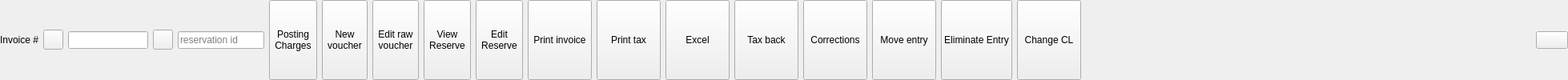
    <widget class="QWidget" name="widget" native="true">
     <property name="focusPolicy">
      <enum>Qt::ClickFocus</enum>
     </property>
     <layout class="QHBoxLayout" name="horizontalLayout">
      <property name="leftMargin">
       <number>0</number>
      </property>
      <property name="topMargin">
       <number>0</number>
      </property>
      <property name="rightMargin">
       <number>0</number>
      </property>
      <property name="bottomMargin">
       <number>0</number>
      </property>
      <item>
       <widget class="QLabel" name="label">
        <property name="focusPolicy">
         <enum>Qt::ClickFocus</enum>
        </property>
        <property name="text">
         <string>Invoice #</string>
        </property>
       </widget>
      </item>
      <item>
       <widget class="QPushButton" name="btnPreviouse">
        <property name="sizePolicy">
         <sizepolicy hsizetype="Fixed" vsizetype="Fixed">
          <horstretch>0</horstretch>
          <verstretch>0</verstretch>
         </sizepolicy>
        </property>
        <property name="maximumSize">
         <size>
          <width>25</width>
          <height>25</height>
         </size>
        </property>
        <property name="focusPolicy">
         <enum>Qt::ClickFocus</enum>
        </property>
        <property name="toolTip">
         <string>Previouse invoice</string>
        </property>
        <property name="text">
         <string/>
        </property>
        <property name="icon">
         <iconset resource="res.qrc">
          <normaloff>:/images/left.png</normaloff>:/images/left.png</iconset>
        </property>
       </widget>
      </item>
      <item>
       <widget class="EQLineEdit" name="leInvoice">
        <property name="minimumSize">
         <size>
          <width>100</width>
          <height>0</height>
         </size>
        </property>
        <property name="maximumSize">
         <size>
          <width>100</width>
          <height>16777215</height>
         </size>
        </property>
        <property name="focusPolicy">
         <enum>Qt::ClickFocus</enum>
        </property>
       </widget>
      </item>
      <item>
       <widget class="QPushButton" name="btnNext">
        <property name="sizePolicy">
         <sizepolicy hsizetype="Fixed" vsizetype="Fixed">
          <horstretch>0</horstretch>
          <verstretch>0</verstretch>
         </sizepolicy>
        </property>
        <property name="maximumSize">
         <size>
          <width>25</width>
          <height>25</height>
         </size>
        </property>
        <property name="focusPolicy">
         <enum>Qt::ClickFocus</enum>
        </property>
        <property name="toolTip">
         <string>Next invoice</string>
        </property>
        <property name="text">
         <string/>
        </property>
        <property name="icon">
         <iconset resource="res.qrc">
          <normaloff>:/images/right.png</normaloff>:/images/right.png</iconset>
        </property>
       </widget>
      </item>
      <item>
       <widget class="EQLineEdit" name="leReservationId">
        <property name="focusPolicy">
         <enum>Qt::ClickFocus</enum>
        </property>
        <property name="readOnly">
         <bool>true</bool>
        </property>
        <property name="placeholderText">
         <string>reservation id</string>
        </property>
       </widget>
      </item>
      <item>
       <widget class="QToolButton" name="btnPostingCharges">
        <property name="sizePolicy">
         <sizepolicy hsizetype="Fixed" vsizetype="Fixed">
          <horstretch>0</horstretch>
          <verstretch>0</verstretch>
         </sizepolicy>
        </property>
        <property name="minimumSize">
         <size>
          <width>0</width>
          <height>0</height>
         </size>
        </property>
        <property name="maximumSize">
         <size>
          <width>16777215</width>
          <height>21212</height>
         </size>
        </property>
        <property name="focusPolicy">
         <enum>Qt::ClickFocus</enum>
        </property>
        <property name="text">
         <string>Posting
Charges</string>
        </property>
        <property name="icon">
         <iconset resource="res.qrc">
          <normaloff>:/images/charge.png</normaloff>:/images/charge.png</iconset>
        </property>
        <property name="iconSize">
         <size>
          <width>20</width>
          <height>20</height>
         </size>
        </property>
        <property name="toolButtonStyle">
         <enum>Qt::ToolButtonTextBesideIcon</enum>
        </property>
       </widget>
      </item>
      <item>
       <widget class="QToolButton" name="btnNewVaucher">
        <property name="sizePolicy">
         <sizepolicy hsizetype="Fixed" vsizetype="Fixed">
          <horstretch>0</horstretch>
          <verstretch>0</verstretch>
         </sizepolicy>
        </property>
        <property name="minimumSize">
         <size>
          <width>0</width>
          <height>0</height>
         </size>
        </property>
        <property name="maximumSize">
         <size>
          <width>16777215</width>
          <height>21212</height>
         </size>
        </property>
        <property name="focusPolicy">
         <enum>Qt::ClickFocus</enum>
        </property>
        <property name="text">
         <string>New
voucher</string>
        </property>
        <property name="icon">
         <iconset resource="res.qrc">
          <normaloff>:/images/invoice.png</normaloff>:/images/invoice.png</iconset>
        </property>
        <property name="iconSize">
         <size>
          <width>20</width>
          <height>20</height>
         </size>
        </property>
        <property name="toolButtonStyle">
         <enum>Qt::ToolButtonTextBesideIcon</enum>
        </property>
       </widget>
      </item>
      <item>
       <widget class="QToolButton" name="btnEditRowVaucher">
        <property name="sizePolicy">
         <sizepolicy hsizetype="Fixed" vsizetype="Fixed">
          <horstretch>0</horstretch>
          <verstretch>0</verstretch>
         </sizepolicy>
        </property>
        <property name="minimumSize">
         <size>
          <width>0</width>
          <height>0</height>
         </size>
        </property>
        <property name="maximumSize">
         <size>
          <width>16777215</width>
          <height>21212</height>
         </size>
        </property>
        <property name="focusPolicy">
         <enum>Qt::ClickFocus</enum>
        </property>
        <property name="text">
         <string>Edit raw
voucher</string>
        </property>
        <property name="icon">
         <iconset resource="res.qrc">
          <normaloff>:/images/invoice.png</normaloff>:/images/invoice.png</iconset>
        </property>
        <property name="iconSize">
         <size>
          <width>20</width>
          <height>20</height>
         </size>
        </property>
        <property name="toolButtonStyle">
         <enum>Qt::ToolButtonTextBesideIcon</enum>
        </property>
       </widget>
      </item>
      <item>
       <widget class="QToolButton" name="btnViewReserv">
        <property name="sizePolicy">
         <sizepolicy hsizetype="Fixed" vsizetype="Fixed">
          <horstretch>0</horstretch>
          <verstretch>0</verstretch>
         </sizepolicy>
        </property>
        <property name="minimumSize">
         <size>
          <width>0</width>
          <height>0</height>
         </size>
        </property>
        <property name="maximumSize">
         <size>
          <width>16777215</width>
          <height>21212</height>
         </size>
        </property>
        <property name="focusPolicy">
         <enum>Qt::ClickFocus</enum>
        </property>
        <property name="text">
         <string>View
Reserve</string>
        </property>
        <property name="icon">
         <iconset resource="res.qrc">
          <normaloff>:/images/bed.png</normaloff>:/images/bed.png</iconset>
        </property>
        <property name="iconSize">
         <size>
          <width>20</width>
          <height>20</height>
         </size>
        </property>
        <property name="toolButtonStyle">
         <enum>Qt::ToolButtonTextBesideIcon</enum>
        </property>
       </widget>
      </item>
      <item>
       <widget class="QToolButton" name="btnEditReserv">
        <property name="sizePolicy">
         <sizepolicy hsizetype="Fixed" vsizetype="Fixed">
          <horstretch>0</horstretch>
          <verstretch>0</verstretch>
         </sizepolicy>
        </property>
        <property name="minimumSize">
         <size>
          <width>0</width>
          <height>0</height>
         </size>
        </property>
        <property name="maximumSize">
         <size>
          <width>16777215</width>
          <height>21212</height>
         </size>
        </property>
        <property name="focusPolicy">
         <enum>Qt::ClickFocus</enum>
        </property>
        <property name="text">
         <string>Edit
Reserve</string>
        </property>
        <property name="icon">
         <iconset resource="res.qrc">
          <normaloff>:/images/edit.png</normaloff>:/images/edit.png</iconset>
        </property>
        <property name="iconSize">
         <size>
          <width>20</width>
          <height>20</height>
         </size>
        </property>
        <property name="toolButtonStyle">
         <enum>Qt::ToolButtonTextBesideIcon</enum>
        </property>
       </widget>
      </item>
      <item>
       <widget class="QPushButton" name="btnPrint">
        <property name="maximumSize">
         <size>
          <width>1212</width>
          <height>21212</height>
         </size>
        </property>
        <property name="focusPolicy">
         <enum>Qt::ClickFocus</enum>
        </property>
        <property name="toolTip">
         <string>Print invoice</string>
        </property>
        <property name="text">
         <string>Print invoice</string>
        </property>
        <property name="icon">
         <iconset resource="res.qrc">
          <normaloff>:/images/printer.png</normaloff>:/images/printer.png</iconset>
        </property>
       </widget>
      </item>
      <item>
       <widget class="QPushButton" name="btnTaxPrint">
        <property name="maximumSize">
         <size>
          <width>21545</width>
          <height>21212</height>
         </size>
        </property>
        <property name="focusPolicy">
         <enum>Qt::ClickFocus</enum>
        </property>
        <property name="toolTip">
         <string>Print fiscal</string>
        </property>
        <property name="text">
         <string>Print tax</string>
        </property>
        <property name="icon">
         <iconset resource="res.qrc">
          <normaloff>:/images/tax.png</normaloff>:/images/tax.png</iconset>
        </property>
       </widget>
      </item>
      <item>
       <widget class="QPushButton" name="btnExcel">
        <property name="maximumSize">
         <size>
          <width>21545</width>
          <height>21212</height>
         </size>
        </property>
        <property name="focusPolicy">
         <enum>Qt::ClickFocus</enum>
        </property>
        <property name="toolTip">
         <string>Print fiscal</string>
        </property>
        <property name="text">
         <string>Excel</string>
        </property>
        <property name="icon">
         <iconset resource="res.qrc">
          <normaloff>:/images/excel.png</normaloff>:/images/excel.png</iconset>
        </property>
       </widget>
      </item>
      <item>
       <widget class="QPushButton" name="btnTaxBack">
        <property name="maximumSize">
         <size>
          <width>21545</width>
          <height>21212</height>
         </size>
        </property>
        <property name="focusPolicy">
         <enum>Qt::ClickFocus</enum>
        </property>
        <property name="toolTip">
         <string>Print fiscal</string>
        </property>
        <property name="text">
         <string>Tax back</string>
        </property>
        <property name="icon">
         <iconset resource="res.qrc">
          <normaloff>:/images/tax.png</normaloff>:/images/tax.png</iconset>
        </property>
       </widget>
      </item>
      <item>
       <widget class="QPushButton" name="btnViewCorrections">
        <property name="maximumSize">
         <size>
          <width>21545</width>
          <height>21212</height>
         </size>
        </property>
        <property name="focusPolicy">
         <enum>Qt::ClickFocus</enum>
        </property>
        <property name="text">
         <string>Corrections</string>
        </property>
        <property name="icon">
         <iconset resource="res.qrc">
          <normaloff>:/images/garbage.png</normaloff>:/images/garbage.png</iconset>
        </property>
       </widget>
      </item>
      <item>
       <widget class="QPushButton" name="btnMoveItem">
        <property name="maximumSize">
         <size>
          <width>222</width>
          <height>222</height>
         </size>
        </property>
        <property name="focusPolicy">
         <enum>Qt::ClickFocus</enum>
        </property>
        <property name="text">
         <string>Move entry</string>
        </property>
        <property name="icon">
         <iconset resource="res.qrc">
          <normaloff>:/images/goto.png</normaloff>:/images/goto.png</iconset>
        </property>
       </widget>
      </item>
      <item>
       <widget class="QPushButton" name="btnEliminate">
        <property name="maximumSize">
         <size>
          <width>21545</width>
          <height>21212</height>
         </size>
        </property>
        <property name="focusPolicy">
         <enum>Qt::ClickFocus</enum>
        </property>
        <property name="text">
         <string>Eliminate Entry</string>
        </property>
        <property name="icon">
         <iconset resource="res.qrc">
          <normaloff>:/images/biohazard.png</normaloff>:/images/biohazard.png</iconset>
        </property>
       </widget>
      </item>
      <item>
       <widget class="QPushButton" name="btnChangeCL">
        <property name="maximumSize">
         <size>
          <width>21545</width>
          <height>21212</height>
         </size>
        </property>
        <property name="focusPolicy">
         <enum>Qt::ClickFocus</enum>
        </property>
        <property name="text">
         <string>Change CL</string>
        </property>
        <property name="icon">
         <iconset resource="res.qrc">
          <normaloff>:/images/biohazard.png</normaloff>:/images/biohazard.png</iconset>
        </property>
       </widget>
      </item>
      <item>
       <spacer name="horizontalSpacer">
        <property name="focusPolicy">
         <enum>Qt::ClickFocus</enum>
        </property>
        <property name="orientation">
         <enum>Qt::Horizontal</enum>
        </property>
        <property name="sizeHint" stdset="0">
         <size>
          <width>562</width>
          <height>20</height>
         </size>
        </property>
       </spacer>
      </item>
      <item>
       <widget class="QPushButton" name="btnTracking">
        <property name="focusPolicy">
         <enum>Qt::ClickFocus</enum>
        </property>
        <property name="toolTip">
         <string>Show history</string>
        </property>
        <property name="text">
         <string/>
        </property>
        <property name="icon">
         <iconset resource="res.qrc">
          <normaloff>:/images/tracking.png</normaloff>:/images/tracking.png</iconset>
        </property>
       </widget>
      </item>
     </layout>
    </widget>
